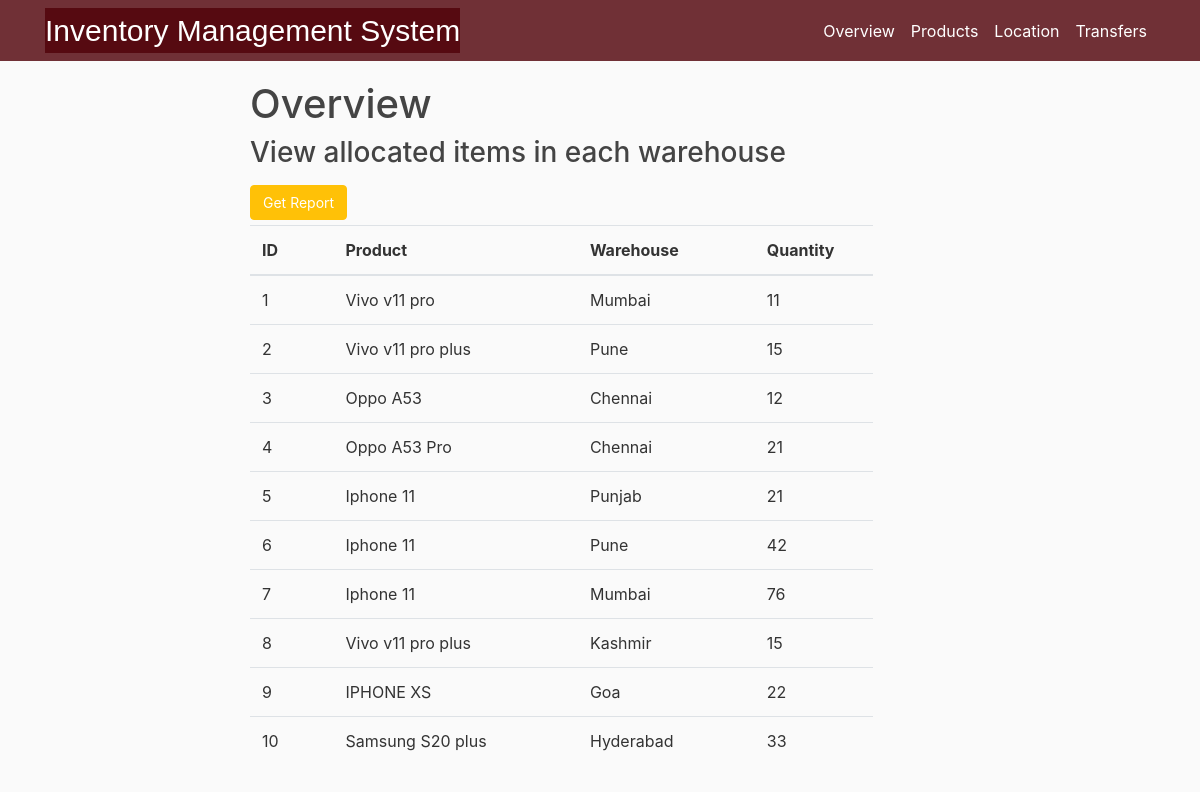
Before: / with the older database file.
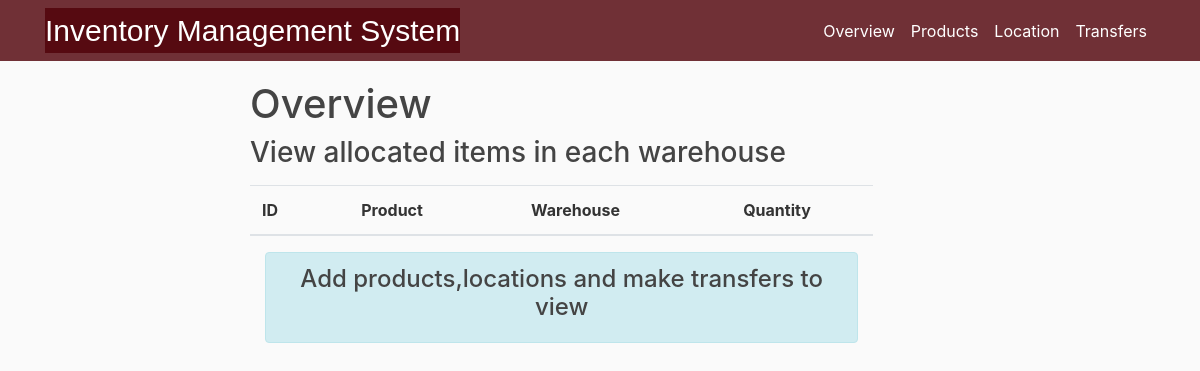
After: the same page with the newer database file.
### InventoryManagementRaj/models.py (models this page shows, shortened)
class Balance(db.Model):
    bid = db.Column(db.Integer, primary_key= True,nullable = False)
    product = db.Column(db.String(20), nullable = False)
    location = db.Column(db.String(20),nullable = False)
    quantity = db.Column(db.Integer, nullable = False)

### InventoryManagementRaj/routes.py (the view)
@app.route("/Overview")
@app.route("/")
def overview(prod=[],loc=[]):
    balance = Balance.query.all()
    exists = bool(Balance.query.all())
    if 'product' in request.args:
        prod = request.args.getlist('product')
    if 'location' in request.args:
        loc = request.args.getlist('location')
    data = get_summary(prod,loc)
    if exists== False :
        flash(f'Add products,locations and make transfers to view','info')
    return render_template('overview.html' ,balance=balance)

### InventoryManagementRaj/routes.py (called while the page is built)
def get_total(product, location):
    imported = 0
    exported = 0
    imported_items = get_imported(product, location)
    if imported_items:
        for item in imported_items:
            imported += item.pqty
    exported_items = get_exported(product, location)
    if exported_items:
        for item in exported_items:
            exported += item.pqty
    total = imported - exported
    return total

def get_imported(product, location):
    imported = Movement.query.filter_by(pname=product).filter_by(
        to=location).all()
    return imported

def get_exported(product, location):
    exported = Movement.query.filter_by(pname=product).filter_by(
        frm=location).all()
    return exported

### InventoryManagementRaj/templates/overview.html (shortened to what this page needs)
<!DOCTYPE html>
<htmls>
  <head>
    <link rel="stylesheet" href="https://maxcdn.bootstrapcdn.com/bootstrap/4.0.0/css/bootstrap.min.css">
    <link rel="stylesheet" type="text/css" href="{{ url_for('static', filename='main.css') }}">
    <link href="//netdna.bootstrapcdn.com/bootstrap/3.0.0/css/bootstrap-glyphicons.css" rel="stylesheet">
  </head>
  <body>
    <header class="site-header">
      <nav class="navbar navbar-expand-md navbar-dark bg-steel fixed-top">
        <div class="container">
          <a class="Main" href="/Overview" style="background-color: #510209cf;">Inventory Management System</a>
          <div class="collapse navbar-collapse" id="navbarToggle">
            <div class="navbar-nav">
              <a class="nav-item nav-link" href="/">Overview</a>
              <a class="nav-item nav-link" href="/Product">Products</a>
              <a class="nav-item nav-link" href="/Location">Location</a>
              <a class="nav-item nav-link" href="/Transfers">Transfers</a>
            </div>
          </div>
        </div>
      </nav>
</header>
<main role="main" class="container-content">
      <div class="row">
        <div class="col-md-8">
          {% block content %}
          <h1>Overview</h1>
          <div >
            <h3 style="display: inline-block;margin-bottom:15px;"> View allocated items in each warehouse</h3>
          <table class="table table-hover">
          <thead>
           <tr>
             <th>ID</th>
             <th></th>
             <th>Product</th>
             <th></th>
             <th>Warehouse</th>
             <th></th>
             <th>Quantity</th>
           </tr>
          </thead>
          <tbody>
          {%for b in balance%}
           <tr>
             <td>{{b.bid}}</td>
             <td></td>
             <td>{{b.product}}</td>
             <td></td>
             <td>{{b.location}}</td>
             <td></td>
             <td>{{b.quantity}}</td>
           </tr>
          {% endfor %}
          {%if balance %}
          <button class="btn btn-warning"><a href="/report">Get Report</a></button>
          {%endif %}
          </table>
        </div>
        <div class="container" style="margin-top:15px;">
          {% with messages = get_flashed_messages(with_categories=true) %}
             {%if messages %}
                  {%for  category,message in messages %}
                    <div class="alert alert-{{category}}">
                       <h4 style="text-align:center;">{{ message }}</h4>
                    </div>
                  {%endfor%}
            {%endif %}
          {%endwith%}
        </div>
      </div>
          {% endblock %}
       </div>
</main>
  </head>
  </body>
</html>

Changed rows visible on the page:
removed Balance: bid "1", product "Vivo v11 pro", location "Mumbai", quantity "11"
removed Balance: bid "2", product "Vivo v11 pro plus", location "Pune", quantity "15"
removed Balance: bid "3", product "Oppo A53", location "Chennai", quantity "12"
removed Balance: bid "4", product "Oppo A53 Pro", location "Chennai", quantity "21"
removed Balance: bid "5", product "Iphone 11", location "Punjab", quantity "21"
removed Balance: bid "6", product "Iphone 11", location "Pune", quantity "42"
removed Balance: bid "7", product "Iphone 11", location "Mumbai", quantity "76"
removed Balance: bid "8", product "Vivo v11 pro plus", location "Kashmir", quantity "15"
removed Balance: bid "9", product "IPHONE XS", location "Goa", quantity "22"
removed Balance: bid "10", product "Samsung S20 plus", location "Hyderabad", quantity "33"
Other visible differences:
new list line: "Add products,locations and make transfers to view"
text no longer shown: "Get Report"
